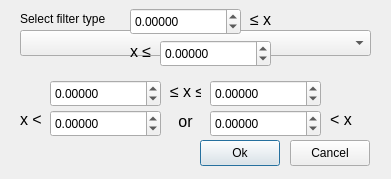
<?xml version="1.0" encoding="UTF-8"?>
<ui version="4.0">
 <class>FilterDialog</class>
 <widget class="QDialog" name="FilterDialog">
  <property name="geometry">
   <rect>
    <x>0</x>
    <y>0</y>
    <width>391</width>
    <height>179</height>
   </rect>
  </property>
  <property name="windowTitle">
   <string>Dialog</string>
  </property>
  <widget class="QPushButton" name="okButton">
   <property name="geometry">
    <rect>
     <x>200</x>
     <y>140</y>
     <width>80</width>
     <height>26</height>
    </rect>
   </property>
   <property name="text">
    <string>Ok</string>
   </property>
  </widget>
  <widget class="QPushButton" name="cancelButton">
   <property name="geometry">
    <rect>
     <x>290</x>
     <y>140</y>
     <width>80</width>
     <height>26</height>
    </rect>
   </property>
   <property name="text">
    <string>Cancel</string>
   </property>
  </widget>
  <widget class="QComboBox" name="comboBox">
   <property name="geometry">
    <rect>
     <x>20</x>
     <y>30</y>
     <width>351</width>
     <height>26</height>
    </rect>
   </property>
  </widget>
  <widget class="QLabel" name="label">
   <property name="geometry">
    <rect>
     <x>20</x>
     <y>10</y>
     <width>131</width>
     <height>18</height>
    </rect>
   </property>
   <property name="text">
    <string>Select filter type</string>
   </property>
  </widget>
  <widget class="QDoubleSpinBox" name="lessSpinBox">
   <property name="geometry">
    <rect>
     <x>160</x>
     <y>40</y>
     <width>111</width>
     <height>27</height>
    </rect>
   </property>
   <property name="locale">
    <locale language="English" country="UnitedStates"/>
   </property>
   <property name="decimals">
    <number>5</number>
   </property>
   <property name="minimum">
    <double>-100000000000000000.000000000000000</double>
   </property>
   <property name="maximum">
    <double>100000000000000000.000000000000000</double>
   </property>
  </widget>
  <widget class="QLabel" name="lessLabel">
   <property name="geometry">
    <rect>
     <x>130</x>
     <y>42</y>
     <width>31</width>
     <height>18</height>
    </rect>
   </property>
   <property name="font">
    <font>
     <pointsize>12</pointsize>
    </font>
   </property>
   <property name="text">
    <string>x ≤</string>
   </property>
  </widget>
  <widget class="QDoubleSpinBox" name="greaterSpinBox">
   <property name="geometry">
    <rect>
     <x>130</x>
     <y>8</y>
     <width>111</width>
     <height>27</height>
    </rect>
   </property>
   <property name="locale">
    <locale language="English" country="UnitedStates"/>
   </property>
   <property name="decimals">
    <number>5</number>
   </property>
   <property name="minimum">
    <double>-100000000000000000.000000000000000</double>
   </property>
   <property name="maximum">
    <double>100000000000000000.000000000000000</double>
   </property>
  </widget>
  <widget class="QLabel" name="greaterLabel">
   <property name="geometry">
    <rect>
     <x>250</x>
     <y>10</y>
     <width>31</width>
     <height>18</height>
    </rect>
   </property>
   <property name="font">
    <font>
     <pointsize>12</pointsize>
    </font>
   </property>
   <property name="text">
    <string>≤ x</string>
   </property>
  </widget>
  <widget class="QLabel" name="withinLabel">
   <property name="geometry">
    <rect>
     <x>170</x>
     <y>82</y>
     <width>31</width>
     <height>18</height>
    </rect>
   </property>
   <property name="font">
    <font>
     <pointsize>12</pointsize>
    </font>
   </property>
   <property name="text">
    <string>≤ x ≤ </string>
   </property>
  </widget>
  <widget class="QDoubleSpinBox" name="withinSpinBox1">
   <property name="geometry">
    <rect>
     <x>50</x>
     <y>80</y>
     <width>111</width>
     <height>27</height>
    </rect>
   </property>
   <property name="locale">
    <locale language="English" country="UnitedStates"/>
   </property>
   <property name="decimals">
    <number>5</number>
   </property>
   <property name="minimum">
    <double>-100000000000000000.000000000000000</double>
   </property>
   <property name="maximum">
    <double>100000000000000000.000000000000000</double>
   </property>
  </widget>
  <widget class="QDoubleSpinBox" name="withinSpinBox2">
   <property name="geometry">
    <rect>
     <x>210</x>
     <y>80</y>
     <width>111</width>
     <height>27</height>
    </rect>
   </property>
   <property name="locale">
    <locale language="English" country="UnitedStates"/>
   </property>
   <property name="decimals">
    <number>5</number>
   </property>
   <property name="minimum">
    <double>-100000000000000000.000000000000000</double>
   </property>
   <property name="maximum">
    <double>100000000000000000.000000000000000</double>
   </property>
  </widget>
  <widget class="QLabel" name="outsideLabel2">
   <property name="geometry">
    <rect>
     <x>170</x>
     <y>112</y>
     <width>31</width>
     <height>18</height>
    </rect>
   </property>
   <property name="font">
    <font>
     <pointsize>12</pointsize>
    </font>
   </property>
   <property name="text">
    <string>or</string>
   </property>
   <property name="alignment">
    <set>Qt::AlignCenter</set>
   </property>
  </widget>
  <widget class="QDoubleSpinBox" name="outsideSpinBox1">
   <property name="geometry">
    <rect>
     <x>50</x>
     <y>110</y>
     <width>111</width>
     <height>27</height>
    </rect>
   </property>
   <property name="locale">
    <locale language="English" country="UnitedStates"/>
   </property>
   <property name="decimals">
    <number>5</number>
   </property>
   <property name="minimum">
    <double>-100000000000000000.000000000000000</double>
   </property>
   <property name="maximum">
    <double>100000000000000000.000000000000000</double>
   </property>
  </widget>
  <widget class="QDoubleSpinBox" name="outsideSpinBox2">
   <property name="geometry">
    <rect>
     <x>210</x>
     <y>110</y>
     <width>111</width>
     <height>27</height>
    </rect>
   </property>
   <property name="locale">
    <locale language="English" country="UnitedStates"/>
   </property>
   <property name="decimals">
    <number>5</number>
   </property>
   <property name="minimum">
    <double>-100000000000000000.000000000000000</double>
   </property>
   <property name="maximum">
    <double>100000000000000000.000000000000000</double>
   </property>
  </widget>
  <widget class="QLabel" name="outsideLabel1">
   <property name="geometry">
    <rect>
     <x>20</x>
     <y>110</y>
     <width>31</width>
     <height>18</height>
    </rect>
   </property>
   <property name="font">
    <font>
     <pointsize>12</pointsize>
    </font>
   </property>
   <property name="text">
    <string>x &lt;</string>
   </property>
  </widget>
  <widget class="QLabel" name="outsideLabel3">
   <property name="geometry">
    <rect>
     <x>330</x>
     <y>110</y>
     <width>31</width>
     <height>18</height>
    </rect>
   </property>
   <property name="font">
    <font>
     <pointsize>12</pointsize>
    </font>
   </property>
   <property name="text">
    <string>&lt; x</string>
   </property>
  </widget>
 </widget>
 <resources/>
 <connections/>
</ui>
